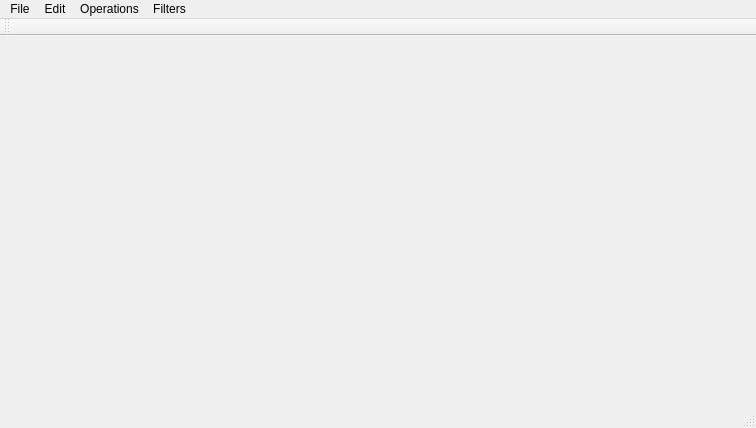
<?xml version="1.0" encoding="UTF-8"?>
<ui version="4.0">
 <class>MainWindow</class>
 <widget class="QMainWindow" name="MainWindow">
  <property name="geometry">
   <rect>
    <x>0</x>
    <y>0</y>
    <width>756</width>
    <height>428</height>
   </rect>
  </property>
  <property name="mouseTracking">
   <bool>true</bool>
  </property>
  <property name="windowTitle">
   <string>Image Funny</string>
  </property>
  <widget class="QWidget" name="centralWidget">
   <widget class="QLabel" name="label">
    <property name="geometry">
     <rect>
      <x>40</x>
      <y>30</y>
      <width>651</width>
      <height>251</height>
     </rect>
    </property>
    <property name="cursor">
     <cursorShape>PointingHandCursor</cursorShape>
    </property>
    <property name="mouseTracking">
     <bool>false</bool>
    </property>
    <property name="focusPolicy">
     <enum>Qt::ClickFocus</enum>
    </property>
    <property name="acceptDrops">
     <bool>true</bool>
    </property>
    <property name="frameShape">
     <enum>QFrame::NoFrame</enum>
    </property>
    <property name="text">
     <string/>
    </property>
    <property name="textFormat">
     <enum>Qt::AutoText</enum>
    </property>
    <property name="scaledContents">
     <bool>true</bool>
    </property>
    <property name="wordWrap">
     <bool>true</bool>
    </property>
    <property name="openExternalLinks">
     <bool>false</bool>
    </property>
   </widget>
  </widget>
  <widget class="QMenuBar" name="menuBar">
   <property name="geometry">
    <rect>
     <x>0</x>
     <y>0</y>
     <width>756</width>
     <height>21</height>
    </rect>
   </property>
   <widget class="QMenu" name="menuFile">
    <property name="title">
     <string>File</string>
    </property>
    <widget class="QMenu" name="menuOpen">
     <property name="title">
      <string>Open</string>
     </property>
     <addaction name="actionOPen"/>
     <addaction name="actionOpen_P3"/>
     <addaction name="actionOpen_P6"/>
    </widget>
    <addaction name="menuOpen"/>
    <addaction name="actionSave"/>
    <addaction name="actionExit"/>
   </widget>
   <widget class="QMenu" name="menuEdit">
    <property name="title">
     <string>Edit</string>
    </property>
    <addaction name="actionResize"/>
   </widget>
   <widget class="QMenu" name="menuOPerations">
    <property name="title">
     <string>Operations</string>
    </property>
    <addaction name="actionAdd"/>
    <addaction name="actionSub"/>
    <addaction name="actionGray"/>
    <addaction name="actionGamma"/>
   </widget>
   <widget class="QMenu" name="menuFilters">
    <property name="title">
     <string>Filters</string>
    </property>
    <addaction name="actionMean"/>
    <addaction name="actionGaussian"/>
    <addaction name="actionSharp"/>
   </widget>
   <addaction name="menuFile"/>
   <addaction name="menuEdit"/>
   <addaction name="menuOPerations"/>
   <addaction name="menuFilters"/>
  </widget>
  <widget class="QToolBar" name="mainToolBar">
   <attribute name="toolBarArea">
    <enum>TopToolBarArea</enum>
   </attribute>
   <attribute name="toolBarBreak">
    <bool>false</bool>
   </attribute>
  </widget>
  <widget class="QStatusBar" name="statusBar"/>
  <action name="actionOPen">
   <property name="text">
    <string>Open</string>
   </property>
  </action>
  <action name="actionOpen_P3">
   <property name="text">
    <string>Open P3</string>
   </property>
  </action>
  <action name="actionOpen_P6">
   <property name="text">
    <string>Open P6</string>
   </property>
  </action>
  <action name="actionSave">
   <property name="text">
    <string>Save</string>
   </property>
  </action>
  <action name="actionExit">
   <property name="text">
    <string>Exit</string>
   </property>
  </action>
  <action name="actionResize">
   <property name="text">
    <string>Resize</string>
   </property>
  </action>
  <action name="actionAdd">
   <property name="text">
    <string>Brightness</string>
   </property>
  </action>
  <action name="actionSub">
   <property name="text">
    <string>Contrast</string>
   </property>
  </action>
  <action name="actionGray">
   <property name="text">
    <string>Gray</string>
   </property>
  </action>
  <action name="actionGamma">
   <property name="text">
    <string>Gamma</string>
   </property>
  </action>
  <action name="actionMean">
   <property name="text">
    <string>Mean</string>
   </property>
  </action>
  <action name="actionGaussian">
   <property name="text">
    <string>Gaussian</string>
   </property>
  </action>
  <action name="actionSharp">
   <property name="text">
    <string>Sharp</string>
   </property>
  </action>
 </widget>
 <layoutdefault spacing="6" margin="11"/>
 <resources/>
 <connections/>
</ui>
